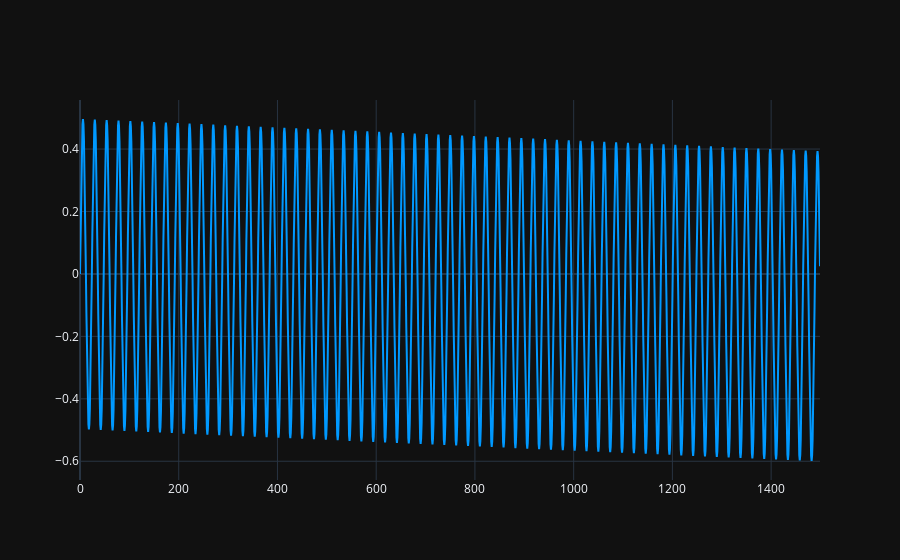

The cell this chart's notebook holds for it:
### Markdown cell above
Load Data

### Code cell
# solar_power = pd.read_csv('./data/solarpanelspower/PV_Elec_Gas2.csv').rename(columns={'Unnamed: 0':'date'}).set_index('date')
# train_serie = solar_power[:'2014-10-31'].Elec_kW.values
# val_serie = solar_power['2014-11-01':'2015-11-18'].Elec_kW.values
# # test_set = solar_power['2019-11-18':]
# print('Proportion of train_set : {:.2f}%'.format(len(train_serie)/len(solar_power)))
# print('Proportion of valid_set : {:.2f}%'.format(len(val_serie)/len(solar_power)))
# # print('Proportion of test_set : {:.2f}%'.format(len(test_set)/len(solar_power)))

solar_power = generate_time_series(2000, seasonal_strength=np.random.randn(), trend_strength=np.random.randn(),
                                   noise_strength=0.00, scale_fac=1.0) 
train_serie = solar_power[:1500]
val_serie = solar_power[1500:]
plot_serie(train_serie)

### Figure 1 — Plotly figure (JSON) as saved in the notebook; plotly's stock layout.template omitted (floating-point values rounded to 4 significant figures; data arrays with more than 128 entries replaced by an {"elided": "..."} marker saying what was removed)
{"data": [{"hovertemplate": "$%{y:.2f}", "line": {"color": "#0099ff"}, "mode": "lines", "name": "History", "type": "scatter", "x": {"elided": "1500 int values"}, "y": {"elided": "1500 float values"}}], "layout": {"hovermode": "x unified", "legend": {"orientation": "h", "x": 0.9, "xanchor": "right", "y": 1.02, "yanchor": "bottom"}, "xaxis": {"rangeselector": {"font": {"color": "black"}}}, "yaxis": {"fixedrange": true}}}
